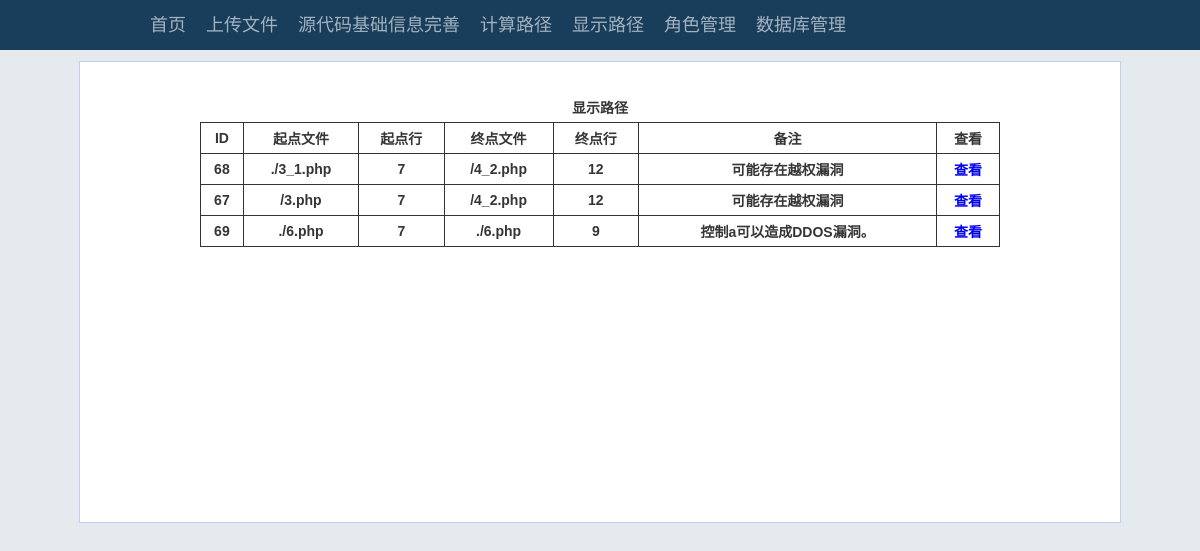
The app's page /index.php?action=show_path with its own data.
### tables this page shows
CREATE TABLE IF NOT EXISTS `paths` (
  `id` int(11) NOT NULL auto_increment,
  `md5` text NOT NULL,
  `points_id` text NOT NULL,
  `lines_id` text NOT NULL,
  `check` int(11) NOT NULL,
  `start_file` text NOT NULL,
  `start_line` int(11) NOT NULL,
  `end_file` text NOT NULL,
  `end_line` int(11) NOT NULL,
  `remark` text NOT NULL,
  PRIMARY KEY  (`id`)
);

### index.php (the view, shortened to what this page needs)
<?php
	$url_this = "http://".$_SERVER ['HTTP_HOST'].$_SERVER['PHP_SELF'].'?'.$_SERVER['QUERY_STRING'];
	if(empty($_GET['action']))
	{
		include 'html/index.html';
	} else {
		$action = trim($_GET['action']);
		switch($action)
		{
		case 'show_path':
			if(isset($_GET['path_id']))
			{
				$id = $_GET['path_id'];
				if(isset($_GET['inaction']) && $_GET['inaction']=='del')
				{
					$sql = "insert into del_paths(`md5`,`points_id`,`lines_id`,`check`,`start_file`,`start_line`,`end_file`,`end_line`,`remark`) select `md5`,`points_id`,`lines_id`,`check`,`start_file`,`start_line`,`end_file`,`end_line`,`remark` from paths where id='$id'";
					mysql_query($sql);
					$sql = "SELECT * FROM  `paths` WHERE  `id` = '$id'";
					$result = mysql_query($sql);
					$res = mysql_fetch_assoc($result);
					$points_id = addslashes(substr($res['points_id'], strpos($res['points_id'], "{")+1, -1));
					$lines_id = addslashes(substr($res['lines_id'], strpos($res['lines_id'], "{")+1, -1));
					$sql = 'update `paths` set `check`=-2 where `points_id` like "%'.$points_id.'%" and `lines_id` like "%'.$lines_id.'%"';
					mysql_query($sql);
					$refer = $_SERVER['HTTP_REFERER'];
					header("Location:".$refer);
					exit;
				} else if(isset($_GET['inaction']) && $_GET['inaction']=='checked')
				{
					$sql = "update `paths` set `check`=1 where `id`=$id";
					mysql_query($sql);
					$refer = $_SERVER['HTTP_REFERER'];
					header("Location:./index.php?action=show_path");
					exit;
				}
				if(isset($_POST['remark']))
				{
					$remark = $_POST['remark'];
					$sql = "update `paths` set `remark` = '$remark' where id='$id'";
					mysql_query($sql);
				}
				echo '<table class="itable">
					<caption>ID为'.$id.'的详细路径</caption>
						<tr>
						<th>文件名</th>
						<th>文件所在行</th>
						<th style="text-align:left">代码</th>
						<th>危险级别</th>
						<th>变量</th>
						<th>备注</th>
						</tr>';
				$sql = "SELECT * FROM  `paths` WHERE  `id` = '$id'";
				$result = mysql_query($sql);
				$res = mysql_fetch_assoc($result);
				$points_id = implode(",", unserialize($res['points_id']));
				$lines_id = implode(",", unserialize($res['lines_id']));
				$remark = $res['remark'];
				$sql = "select * from `lines` where `id` in ($lines_id) order by find_in_set(id,'$lines_id')";
				$result_lines = mysql_query($sql);
				$sql = "select * from `points` where `id` in ($points_id) order by find_in_set(id,'$points_id')";
				$result = mysql_query($sql);
				while($res = mysql_fetch_assoc($result))
				{
					$lines = @mysql_fetch_assoc($result_lines);
					echo "<tr>
							<th>".$res['file']."</th>
							<th>".$res['line_number']."</th>
							<td style='text-align:left'><pre>".trim(htmlspecialchars($res['content']))."</pre></td>
							<th>";
					echo get_level($res['level']);
					echo "</th>
							<th>";
					echo get_variables(unserialize($lines['variables_ids']));
					$point_remark = $res['remark'];
					echo "</th><th>$point_remark</th>
					</tr>";
				}
				echo "<tr><th>备注：</th><th colspan='4'>$remark</th></tr>";
				echo '</table><br/><hr/><br/><p><div align="center">
					<form action="#" method="post" enctype="multipart/form-data">
					<a>路径备注：</a><br/>
					<textarea name="remark" cols="90" rows="4"></textarea>
					<br/>
					<input type="submit" name="submit" value="提交备注" />
					</form>
					</div></p><br/><hr/><br/><p><a href="'.$url_this.'&inaction=del">这条路径不可能存在的，删除这条路径(以这条路径开头的都不在列出)</a></p><br/><hr/><br/>
					<p><a href="'.$url_this.'&inaction=checked">已判断的路径</a></p>';
			} else {
				echo '<table class="itable">
					<caption>显示路径</caption>
						<tr>
						<th>ID</th>
						<th>起点文件</th>
						<th>起点行</th>
						<th>终点文件</th>
						<th>终点行</th>
						<th>备注</th>
						<th>查看</th>
						</tr>';
				$sql = "SELECT * FROM  `paths` WHERE  `check` =0 LIMIT 0 , 30";
				$result = mysql_query($sql);
				while($res = mysql_fetch_assoc($result))
				{
					$path_id = $res['id'];
					echo "<tr>
					<th>$path_id</th>
					<th>".$res['start_file']."</th>
					<th>".$res['start_line']."</th>
					<th>".$res['end_file']."</th>
					<th>".$res['end_line']."</th>
					<th>".$res['remark']."</th>
					<th><a href='$url_this&path_id=$path_id'>查看</a></th>
					</tr>";
				}
				echo '</table>';
			}
			break;
		}
	}
?>

### css/common.css (style rules this page uses)
body { background:#E4EAED; font-size: 14px; font-family: "微软雅黑","Microsoft Yahei",arial; color:#353535; }
* { margin:0; padding:0; }
a { text-decoration:none; }
#top { height:50px; background:#193E5C; }
#top #menubar { width:1000px; margin:0 auto; }
#menubar ul a { color: #A3B2BE; }
#menubar ul { list-style:none; float:left; margin-left:50px; }
#menubar ul li { float:left; list-style:none; margin-right:20px; height: 51px; font-size: 18px; line-height: 50px; }
#content { background:#FFF; margin-top:10px; width:1000px; margin-left:auto; margin-right:auto; padding:30px 20px; border:1px solid #BFCEF2; min-height:400px; }
.itable { margin:0 auto; width:80%; text-align:center; border-collapse:collapse; }
.itable caption { padding:5px 5px; font-weight:bold; }
.itable th { padding:5px 5px; border:#333 solid 1px; }

### records on screen
paths: id "68", start_file "./3_1.php", start_line "7", end_file "/4_2.php", end_line "12", remark "可能存在越权漏洞"
paths: id "67", start_file "/3.php", start_line "7", end_file "/4_2.php", end_line "12", remark "可能存在越权漏洞"
paths: id "69", start_file "./6.php", start_line "7", end_file "./6.php", end_line "9", remark "控制a可以造成DDOS漏洞。"
